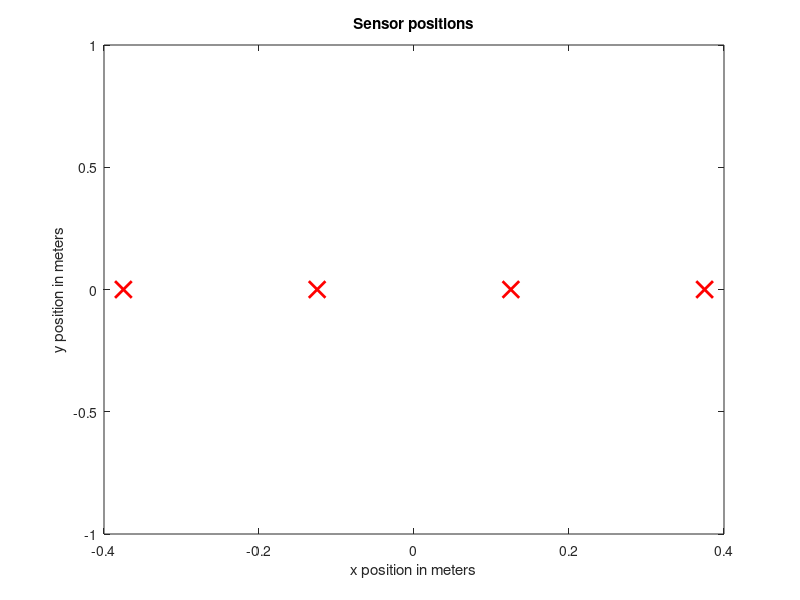
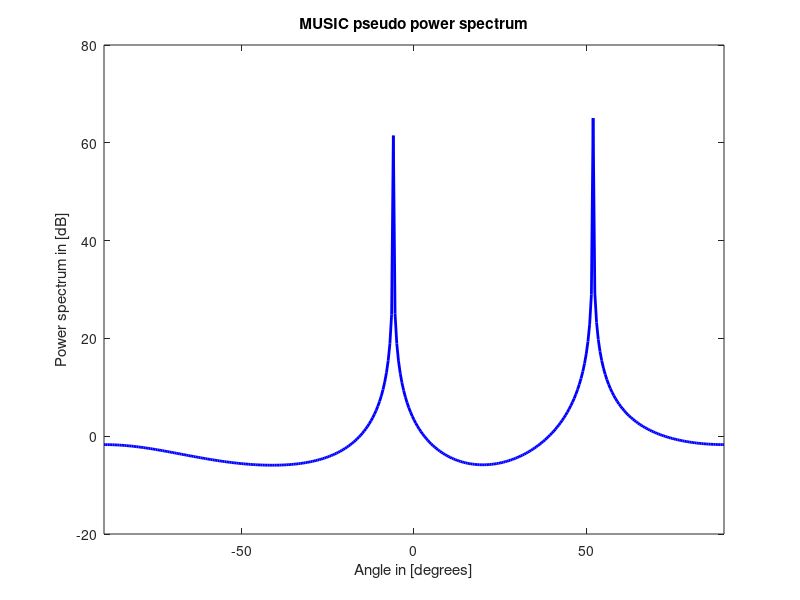

Reproduce these figures in MATLAB, in order. (Note: this script raises an error after producing the figures.)
clear all;close all;
%% Load data
A = load('Observation_nb.mat');
X = A.X;
fs =A.fs;
%soundsc(real(X(:,1)),fs);
[Frame,nSensors] = size(X);
J = nSensors;                                      % number of sensors
senDist = 0.25;                                    % sensor distance
c = 340;                                           % sound velocity
n_source = 2;                                      % number of source
Index = linspace(0,J-1,J);
p = [(-(J-1)/2 + Index.')*senDist,zeros(J,1)];     % sensor position           
linspec = {'rx','MarkerSize',12,'LineWidth',2};
figure
plot(p(:,1),p(:,2),linspec{:});  
title('Sensor positions');
xlabel('x position in meters');
ylabel('y position in meters');
disp('The four microphones are ready !');
%% DoA estimation (MUSIC) 
f_c = 680;                                          % center frequency
Trans_X = X.';
R_x = Trans_X*Trans_X'./Frame;                      % autocorrelation estimate
theta = -90:0.5:90;                                 % grid
v = [sin(theta*pi/180);-cos(theta*pi/180)];         % direction vector
a_theta = exp(-1j*2*pi*f_c*(p*v)./c);               % steer vector

[U ,eigval] = eig(R_x);                             % the columns of U is the corresponding eigenvectors                                                    % and eigval is a diagonal matrix of eigenvalues
[eigval,index]  = sort(diag(eigval),1,'descend');   % the index in descend order
U   = U(:,index);                                   % descend the eigenvectors
Us  = U(:,1:n_source);                              % signal subspace
Un  = U(:,n_source+1:J);                            % noise subspace 
P_sm = 1./diag(a_theta'*(Un*Un')*a_theta);          % pseudo music power

figure
linspec = {'b-','LineWidth',2};
plot(theta, 10*log10(abs(P_sm)), linspec{:});
title('MUSIC pseudo power spectrum')
xlabel('Angle in [degrees]');
ylabel('Power spectrum in [dB]');
xlim([-90,90]);
%% Find the local maximum and visualization
P_middle = abs(P_sm(2:end-1));
P_front = abs(P_sm(1:end-2));
P_back = abs(P_sm(3:end));
logic_front = (P_middle - P_front)>0;
logic_back = (P_middle - P_back)>0;
logic = logic_front & logic_back;
P_middle(~logic) = min(P_middle);
P_local = [abs(P_sm(1));P_middle;abs(P_sm(end))];
[~,doa_Idx] = maxk(P_local,n_source);
doa = theta(doa_Idx);
[~,minIdx] = min(abs(doa));
doa_source = doa(minIdx);
[~,maxIdx] = max(abs(doa));
interfer = doa(maxIdx);
disp(['The desired source DOA with MUSIC is: ',num2str(doa_source),' deg']);
disp(['The interfering DOA with MUSIC is: ',num2str(interfer),' deg']);
%% Compensate and Align
v = [sin(interfer*pi/180);-cos(interfer*pi/180)]; 
comp_vector = exp(1j*2*pi*f_c*(p*v)./c);
compensate = X.*(comp_vector).';
Block_vector = [1;-1;0;0];
align_out= compensate*Block_vector;
%soundsc(real(align_out(:,1)),fs);

